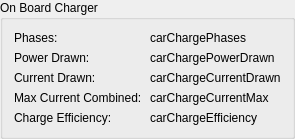
              <widget class="QGroupBox" name="groupBox_8">
               <property name="title">
                <string>On Board Charger</string>
               </property>
               <layout class="QFormLayout" name="formLayout_17">
                <item row="1" column="0">
                 <widget class="QLabel" name="label_44">
                  <property name="text">
                   <string>Power Drawn:</string>
                  </property>
                 </widget>
                </item>
                <item row="1" column="1">
                 <widget class="QLabel" name="carChargePowerDrawn">
                  <property name="text">
                   <string>carChargePowerDrawn</string>
                  </property>
                  <property name="valueAdapter" stdset="0">
                   <string notr="true">charge_power_drawn</string>
                  </property>
                  <property name="units" stdset="0">
                   <string notr="true">kW</string>
                  </property>
                 </widget>
                </item>
                <item row="4" column="0">
                 <widget class="QLabel" name="label_47">
                  <property name="text">
                   <string>Charge Efficiency:</string>
                  </property>
                 </widget>
                </item>
                <item row="4" column="1">
                 <widget class="QLabel" name="carChargeEfficiency">
                  <property name="text">
                   <string>carChargeEfficiency</string>
                  </property>
                  <property name="valueAdapter" stdset="0">
                   <string notr="true">charge_efficiency</string>
                  </property>
                  <property name="units" stdset="0">
                   <string notr="true">%</string>
                  </property>
                 </widget>
                </item>
                <item row="2" column="0">
                 <widget class="QLabel" name="label_23">
                  <property name="minimumSize">
                   <size>
                    <width>130</width>
                    <height>0</height>
                   </size>
                  </property>
                  <property name="text">
                   <string>Current Drawn:</string>
                  </property>
                 </widget>
                </item>
                <item row="2" column="1">
                 <widget class="QLabel" name="carChargeCurrentDrawn">
                  <property name="text">
                   <string>carChargeCurrentDrawn</string>
                  </property>
                  <property name="jsonAttribute" stdset="0">
                   <string notr="true">charge_state.charger_actual_current</string>
                  </property>
                  <property name="valueAdapter" stdset="0">
                   <string notr="true">qt_current</string>
                  </property>
                  <property name="units" stdset="0">
                   <string notr="true">A</string>
                  </property>
                 </widget>
                </item>
                <item row="3" column="0">
                 <widget class="QLabel" name="label_25">
                  <property name="minimumSize">
                   <size>
                    <width>130</width>
                    <height>0</height>
                   </size>
                  </property>
                  <property name="text">
                   <string>Max Current Combined:</string>
                  </property>
                 </widget>
                </item>
                <item row="3" column="1">
                 <widget class="QLabel" name="carChargeCurrentMax">
                  <property name="text">
                   <string>carChargeCurrentMax</string>
                  </property>
                  <property name="jsonAttribute" stdset="0">
                   <string notr="true">charge_state.charge_current_request_max</string>
                  </property>
                  <property name="valueAdapter" stdset="0">
                   <string notr="true">qt_current</string>
                  </property>
                  <property name="units" stdset="0">
                   <string notr="true">A</string>
                  </property>
                 </widget>
                </item>
                <item row="0" column="0">
                 <widget class="QLabel" name="label_24">
                  <property name="minimumSize">
                   <size>
                    <width>130</width>
                    <height>0</height>
                   </size>
                  </property>
                  <property name="text">
                   <string>Phases:</string>
                  </property>
                 </widget>
                </item>
                <item row="0" column="1">
                 <widget class="QLabel" name="carChargePhases">
                  <property name="text">
                   <string>carChargePhases</string>
                  </property>
                  <property name="valueAdapter" stdset="0">
                   <string notr="true">charge_phases</string>
                  </property>
                 </widget>
                </item>
               </layout>
              </widget>
